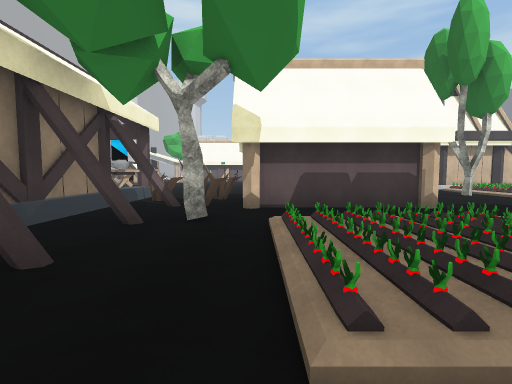
view 1 (above)

24 first-person views from a walk through a scene from a Unity 3-D project. The camera is 1.5 m above the floor, tilts 4° down and sees 85° across. The floor is counted in squares, 2 m on a side. Each view is taken from the middle of a square. On the plan, view 1 faces up. The plan holds only what a view shows up to about 10 squares ahead; the rest is blank. The place goes on beyond the plan. The player is left out. Some animated figures are not drawn. Some surface patterns are stand-ins.

view 2
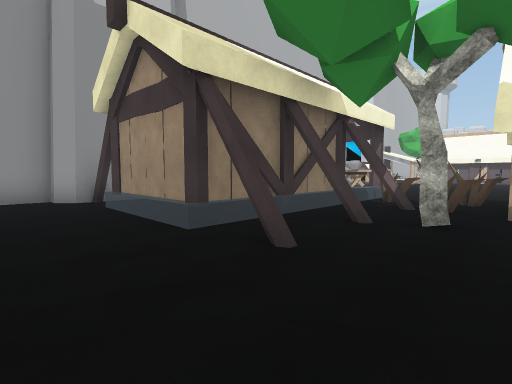

view 3
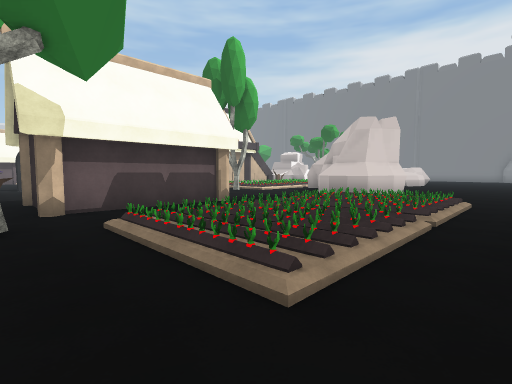

view 4
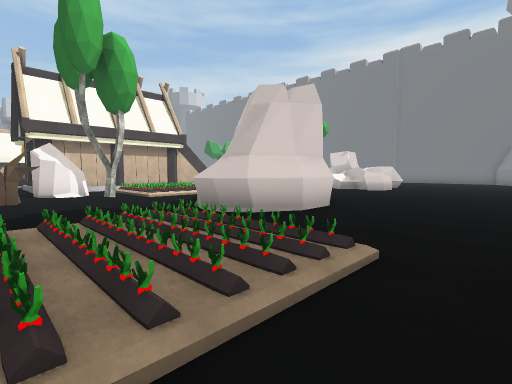

view 5
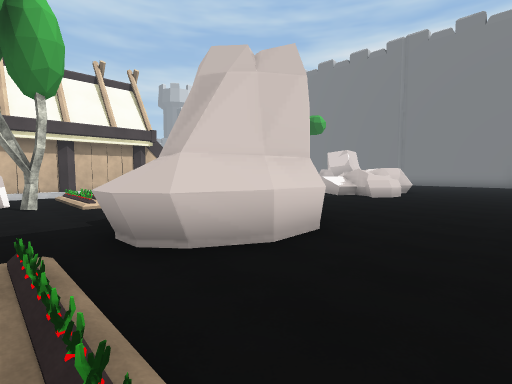

view 6
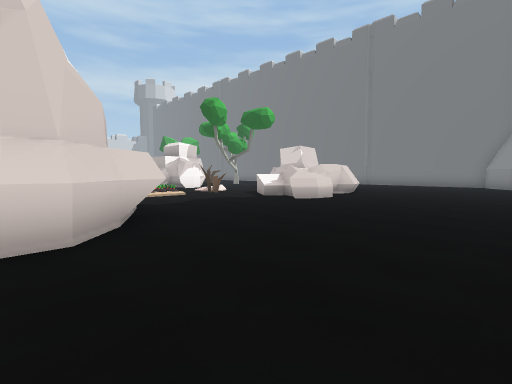

view 7
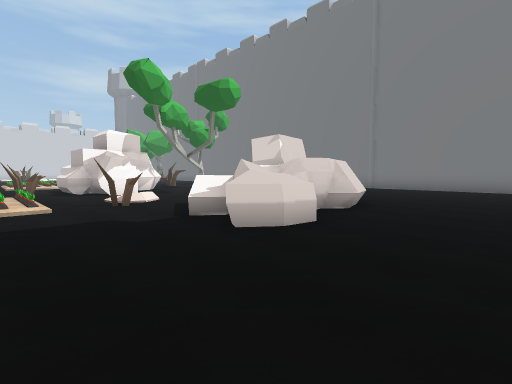

view 8
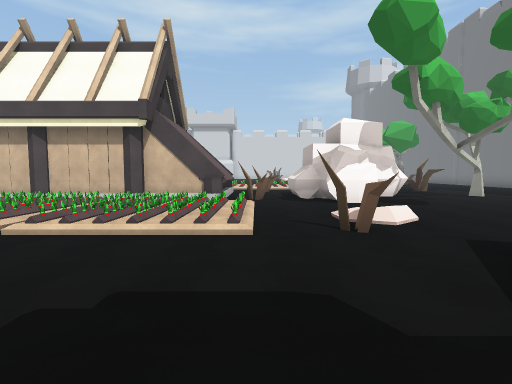

view 9
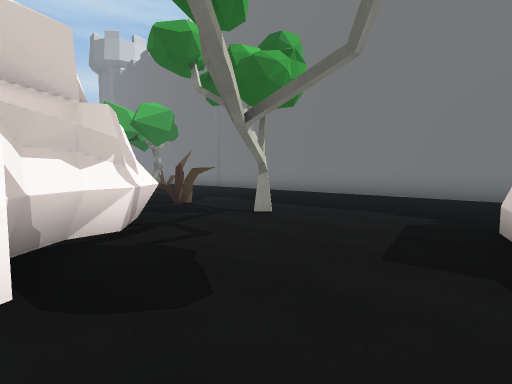

view 10
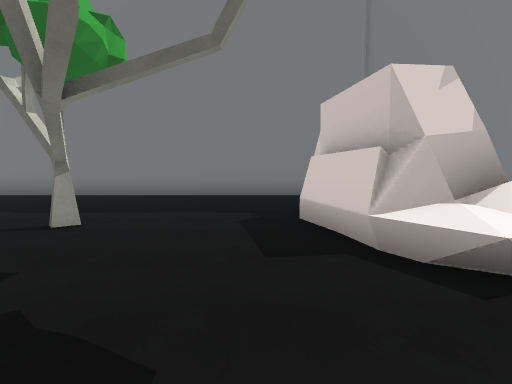

view 11
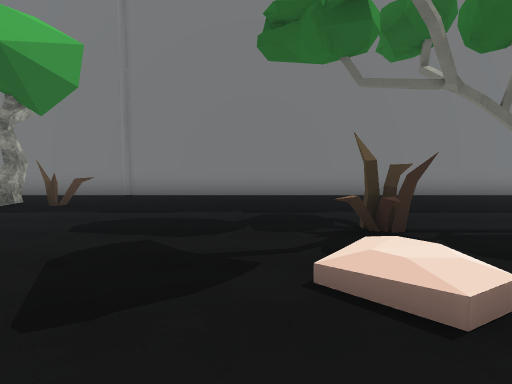

view 12
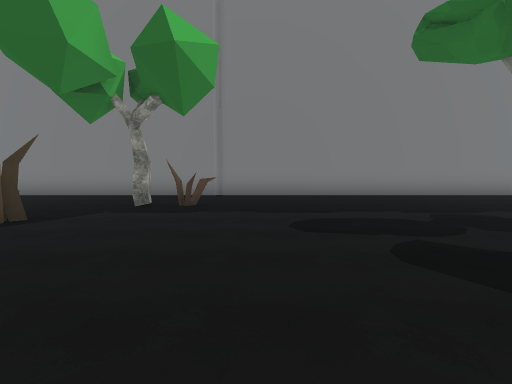

view 13
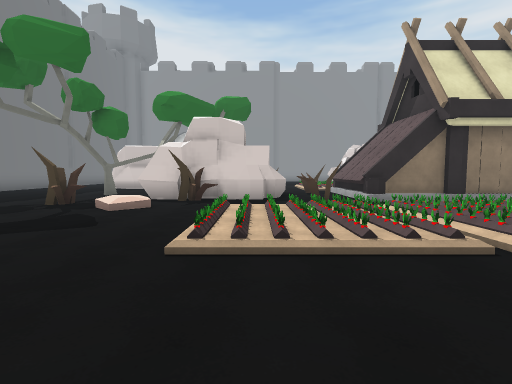

view 14
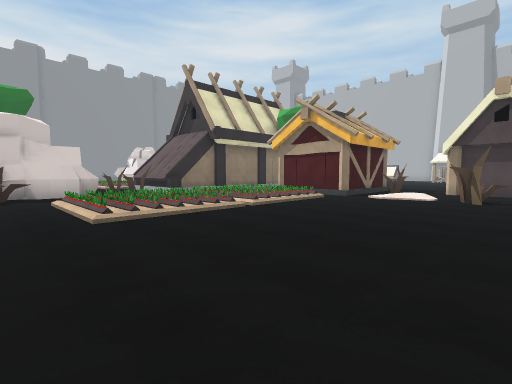

view 15
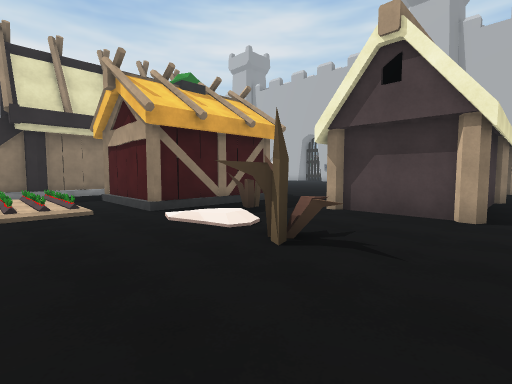

view 16
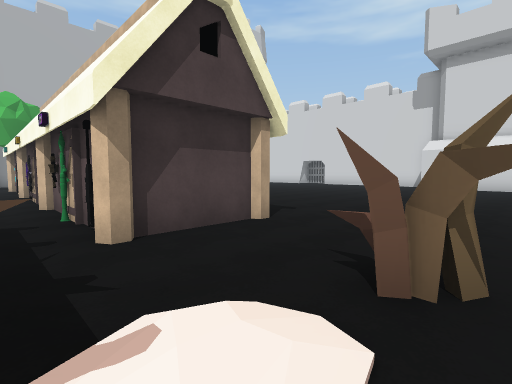

view 17
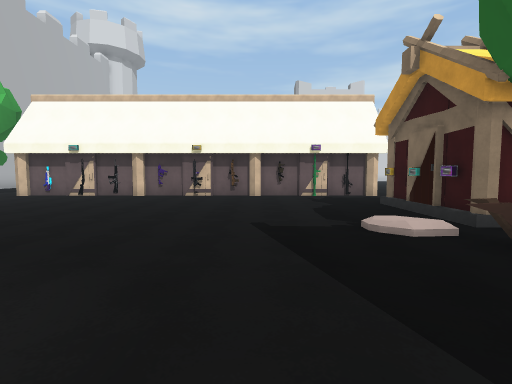

view 18
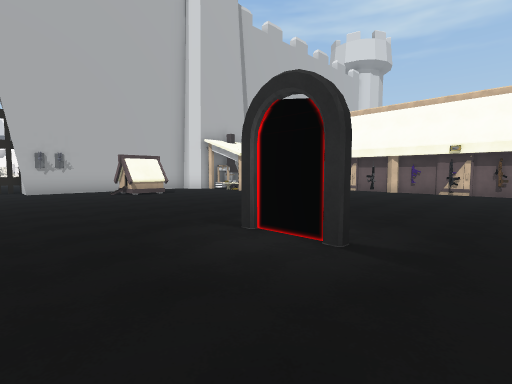

view 19
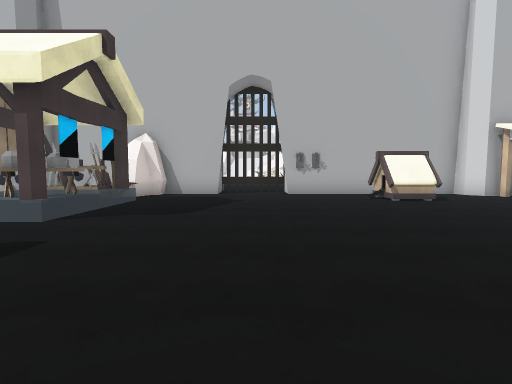

view 20
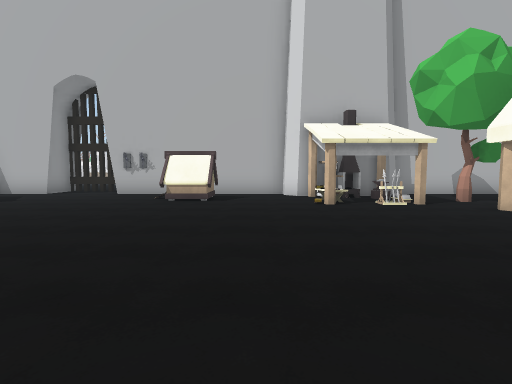

view 21
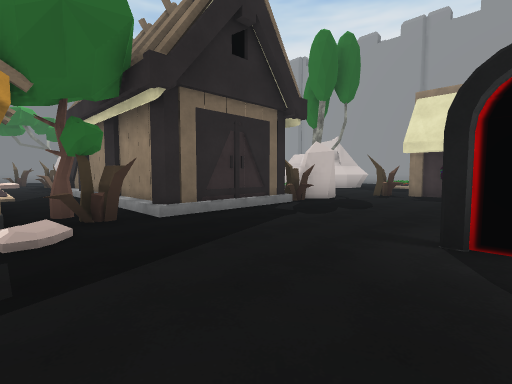

view 22
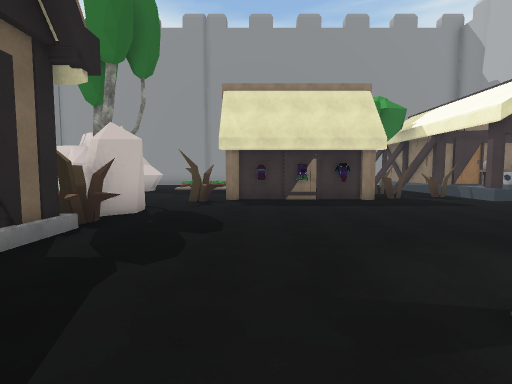

view 23
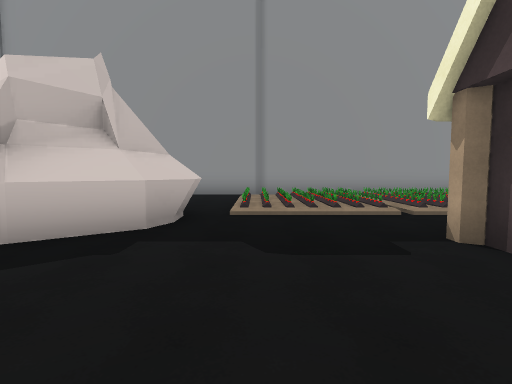

view 24
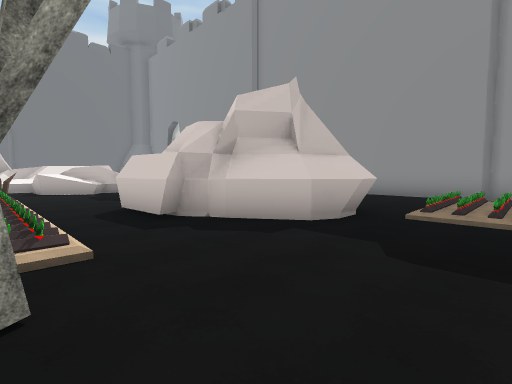

### Floor plan
Key: @ floor where view 1 was taken; # wall or solid block; . floor; / step, stairs or slope; = window, fence, low wall or low ledge; ^ raised ledge; O other object.
Columns run from 10 left of view 1 to 27 right of it. Each row starts with its distance up from view 1.
 26  #.          ..........          ....#
 25  #..  OOOOOOOOOOOO...........  OO....#
 24  #...    O   O   ..OO........ ...O...#
 23  #..O.OOOOOOOOOO#O./.................#
 22   #=#.............O//.............O..#
 21   ###................................#
 20  ##O^...........OOOO.      /.........#
 19  #..............O  O.      /.........#
 18  #............./OOOO.      /.........#
 17  #.............OO.......   ../O......#
 16  #.#............O/ /////O...O.OO.....#
 15  #........OO....########..##O#.......#
 14  #..............#     ##.^###..#.....#
 13 ##..............########O^##.........#
 12  ..............OO....   ..##.........#
 11  ..............OO./     /............#
 10  #..............O./     /.....###....#
  9  #............O..O/     /.O..^##     #
  8  #OO#^#.OOOOOOOO............  ^#
  7  ##O^  ...O   .....###....^^
  6  ####^#.#OOOOOO....# #....^#    ..
  5  #O   #..O.......^####....^### ....
  4       #.#./  ////####...............
  3   #   #.../      ....................#
  2  ######.#./      ................
  1  #........///////................
  0  #........@..................
 -1          ###########

Where each view was taken, in squares from view 1:
view 1: 0 up, 0 right, facing up
view 2: 0 up, 0 right, facing up-left
view 3: 0 up, 1 left, facing up-right
view 4: 0 up, 4 right, facing up-right
view 5: 1 up, 6 right, facing up-right
view 6: 0 up, 9 right, facing up-right
view 7: 2 up, 13 right, facing up-right
view 8: 5 up, 14 right, facing up
view 9: 10 up, 17 right, facing up-right
view 10: 11 up, 17 right, facing right
view 11: 18 up, 17 right, facing right
view 12: 21 up, 17 right, facing right
view 13: 23 up, 16 right, facing down
view 14: 25 up, 18 right, facing down-left
view 15: 26 up, 12 right, facing down-left
view 16: 22 up, 10 right, facing up-left
view 17: 14 up, 3 right, facing up
view 18: 12 up, 3 right, facing up-left
view 19: 12 up, 1 right, facing left
view 20: 18 up, 1 right, facing left
view 21: 18 up, 1 right, facing down-right
view 22: 16 up, 3 right, facing down
view 23: 9 up, 6 right, facing down
view 24: 9 up, 5 right, facing down-right
